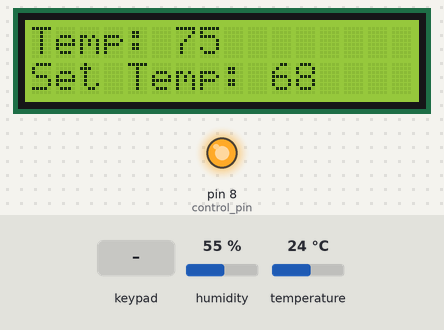
The sketch below on a simulated Arduino Uno, built with avr-gcc and run on an emulated ATmega328P. Parts: 16×2 character LCD, output pins drawn as LEDs (lit = HIGH). Inputs (shaded band) come from the test bench; at power-on: temperature 24 °C, humidity 55 %. What the sketch prints to the serial monitor is not drawn.

Above: at 3.2 s.
3.3 s: key 'U' pressed
At 3.9 s:
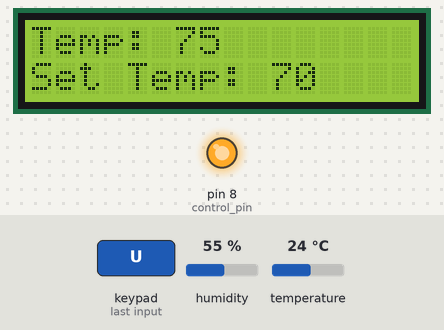
5.0 s: temperature set to 12 °C
At 7.1 s:
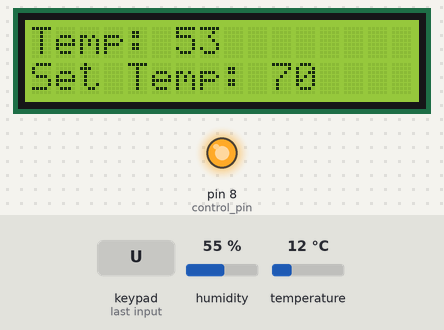
7.6 s: key 'D' pressed
At 8.2 s:
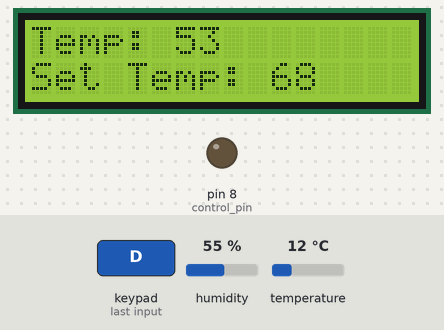
9.3 s: temperature set to 41 °C
At 11.1 s:
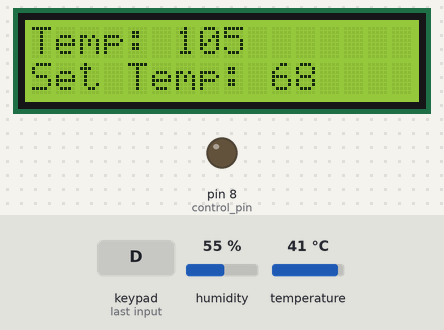
11.6 s: temperature set to 19 °C
At 12.8 s:
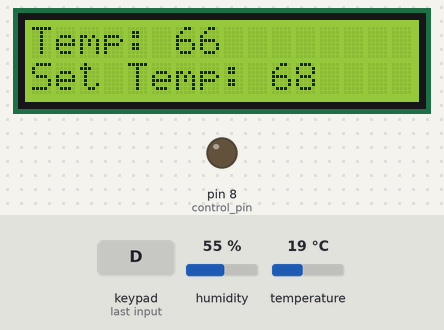
13.6 s: key 'S' pressed
At 13.9 s:
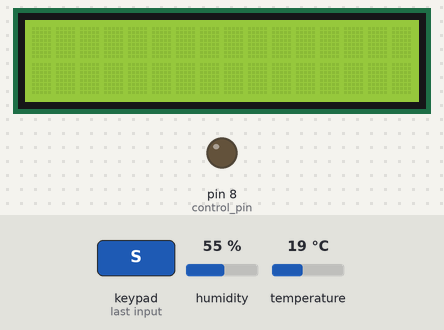
Timing chart, 0 to 16.6 s (numbered marks = the images above; inputs shaded):
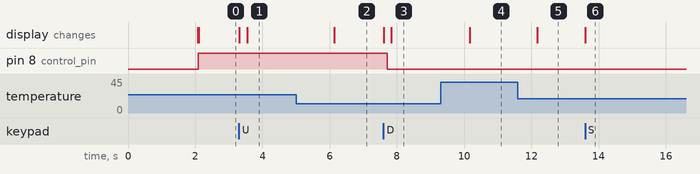

The sketch:

ArduinoStat.ino
```cpp
/* This is the begining work on a digital thermostat.  This is to replace the round hockey
puck style thermostat the currently resides in my house.  I'm
going to train this device to react to night/day temperatures.  It will also
indicate when the thermostat is sending a signal to begin heating the building.
My hope is that this will simplify consuming less natrual gas.
*/
//define analog inputs to which we have connected our sensors
//These libraries will change.  I'd like to use as simple equipment and
//code as possible, just to decrease over powerconsumption.
//Ideally I'd like a couple 9V batteries to power this for the season.

#include <Wire.h>
#include <Adafruit_RGBLCDShield.h>
#include <Adafruit_MCP23017.h>
#include "DHT.h"
#include <Time.h>
#include <TimeAlarms.h>
#include "Average.h"

#define DHTPIN 2
#define DHTTYPE DHT22
#define control_pin 8

DHT dht(DHTPIN, DHTTYPE);

Adafruit_RGBLCDShield lcd = Adafruit_RGBLCDShield();

byte set_temp = 68;
byte real_temp;
float is_temp;
byte refresh_check_1;
byte refresh_check_2;
//float temperatures[100];
//float sum;
//int j, i = 0;
time_t turned_on, turned_off;

Average<float> ave(100);


void setup()
  {
    //Activating Temp sensor, LCD display, etc...
        dht.begin();

	Serial.begin(9600);
	lcd.begin(16,2);
	lcd.print("ArduinoStat");
	delay(2000);
	lcd.clear();


        lcd.clear();

        pinMode(control_pin, OUTPUT);
        digitalWrite(control_pin, LOW);

        setTime(22, 00, 00, 12, 9, 14);

        Alarm.alarmRepeat(4, 0, 0, MorningAlarm);
        Alarm.alarmRepeat(7, 30, 0, LeavingHome);
        Alarm.alarmRepeat(16, 30, 0, ArriveHome);
        Alarm.alarmRepeat(22, 30, 0, EveningAlarm);


  }
void loop()
{

        Alarm.delay(2);

        //reading temperature at start of the loop

       /* temperatures[i] = dht.readTemperature(true);
          Serial.print("Temps: ");
          Serial.println(temperatures[i]);
          Serial.print("Is: ");
          Serial.println(is_temp, i);
          is_temp += temperatures[i];
          i++;

        if(i > 99)
          {
            i = 0;
          }

        you're stupid ->>is_temp = is_temp / i;
        */
        ave.push(dht.readTemperature(true));
        is_temp = ave.mean();
        Serial.print("Mean: ");
        Serial.println(is_temp);

        if(set_temp > is_temp && (now() - turned_off) > 900)
          {
            turned_on = now();
            //Relay is active low...only took  me 6 months to figure out
            digitalWrite(control_pin, LOW);

          }
         else if(set_temp < is_temp && (now() - turned_on) > 900 )
          {
            turned_off = now();
            digitalWrite(control_pin, HIGH);

          }


        if(isnan(is_temp))
        {
          Serial.println("Sensor Failed.");
          lcd.clear();
          lcd.print("Sensor Failed.");
        }

        //Button Controls for setting temperature


        while (lcd.readButtons())
        {
          lcd.clear();
          lcd.setCursor(0,0);

          if (lcd.readButtons() & BUTTON_UP)
            {
              lcd.clear();
              delay(100);
              set_temp = set_temp + 1;
              //lcd.print(set_temp);
              Serial.println(set_temp);

            }
            else if (lcd.readButtons() & BUTTON_DOWN)
            {
              lcd.clear();
              delay(100);
              set_temp = set_temp - 1;
              //lcd.print(set_temp);
              Serial.println(set_temp);
            }
            else if (lcd.readButtons() & BUTTON_LEFT)
            {
              lcd.clear();
              set_temp = 58;
              //lcd.print(set_temp);
              Serial.println(set_temp);
            }
            else if (lcd.readButtons() & BUTTON_RIGHT)
            {
              lcd.clear();
              set_temp = 66;
              //lcd.print(set_temp);
              Serial.println(set_temp);
            }
            else;

            if(set_temp > is_temp)
                {
                  turned_on = now();
                  //Relay is active low...only took  me 6 months to figure out
                  digitalWrite(control_pin, LOW);
                  Serial.println("ON");
                }
             else if(set_temp < is_temp)
                {
                   turned_off = now();
                   digitalWrite(control_pin, HIGH);
                   Serial.println("OFF");
                }

        }
        real_temp = dht.readTemperature(true);

        //I think I can remove the refresh variables to save memory
        if (refresh_check_1 != set_temp || refresh_check_2 != real_temp)
            {
              //real_temp = dht.readTemperature(true);
              lcd.clear();
              lcd.print("Temp: " + String(real_temp));
              lcd.setCursor(0,1);
              lcd.print("Set Temp: " + String(set_temp));
              refresh_check_1 = set_temp;
              refresh_check_2 = real_temp;

            }
 }
void MorningAlarm()
{
  set_temp = 72;
}

void LeavingHome()
{
   set_temp = 55;
}

void EveningAlarm()
{
  set_temp = 66;//This will set the heater to some low evening temperature.
}
void ArriveHome()
{
  set_temp = 72;
}

/*void digitalClockDisplay()
{
  // digital clock display of the time
  Serial.println("test");
  Serial.print(hour());
  printDigits(minute());
  printDigits(second());
  Serial.println();
}
void printDigits(int digits)
{
  Serial.print(":");
  if(digits < 10)
    Serial.print('0');
  Serial.print(digits);
}*/
```

Measured:
- after the input at 3.3 s, the display: first changes at once (image 1 shows a later state)
- after the input at 5.0 s, the display: changes after 1.1 s (image 2)
- after the input at 7.6 s, pin 8 (control_pin): HIGH → LOW after 0.11 s; the display: first changes at once (image 3 shows a later state)
- after the input at 9.3 s, the display: changes after 0.87 s (image 4)
- after the input at 11.6 s, the display: changes after 0.57 s (image 5)
- after the input at 13.6 s, the display: changes at once (image 6)
